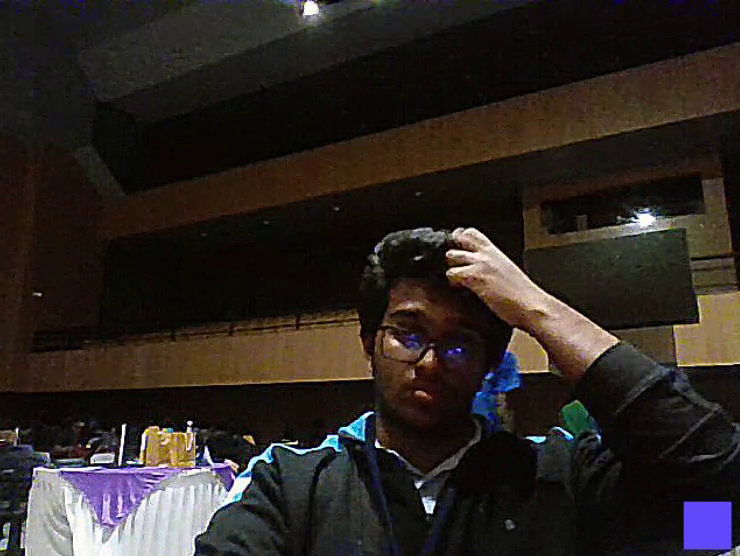
#> input picture frame 46 of storage/liveness_videos/liveness_1763242903.mp4, 740 x 556 px, given in place of the camera
$ python dynamic_watermarker.py
#> lines starting #> are read from the running program, lines starting #| are printed output that depends on the picture; after the words box and inside, x2 and y2 are one past the last pixel; in counts of white or black regions, pixels touching at a corner belong together
import cv2
import numpy as np
import time
import hmac
import hashlib
from datetime import datetime

# --- 1. CONFIGURATION ---
INPUT_VIDEO_FILE = 0 # Set to 0 for the default webcam. Try 1, 2, etc., if 0 fails.
OUTPUT_VIDEO_FILE = 'watermarked_output.mp4'

# This key must be identical in the validator (test_validator.py).
SERVER_SECRET_KEY = b"YourUnbreakableWatermarkSecretKey12345"

# Opacity/Visibility settings
VISIBILITY_FLIP_INTERVAL_SECONDS = 10

# --- 2. CRYPTOGRAPHIC TOKEN LOGIC (HMAC-SHA256) ---

def generate_hmac_token():
    """
    Generates a unique 4-digit token based on HMAC-SHA256, ensuring non-sequential jumps.
    """
    current_time_seconds = int(time.time())

    # The message is the time, converted to bytes
    message = str(current_time_seconds).encode('utf-8')

    # 1. Compute the HMAC hash
    hmac_digest = hmac.new(
        key=SERVER_SECRET_KEY,
        msg=message,
        digestmod=hashlib.sha256
    ).hexdigest()

    # 2. TRUNCATE and Convert to a small integer (0000-9999)
    last_4_hex = hmac_digest[-4:]
    token_int = int(last_4_hex, 16)
    final_token = token_int % 10000

    # Format as a 4-digit string with leading zeros
    return f"{final_token:04d}"

def get_current_opacity():
    """
    Determines the current watermark opacity for the adaptive visibility effect.
    """
    current_time_seconds = int(time.time())

    # Opacity is High (1.0) for 10s, Low (0.2) for the next 10s.
    if current_time_seconds % (VISIBILITY_FLIP_INTERVAL_SECONDS * 2) < VISIBILITY_FLIP_INTERVAL_SECONDS:
        return 1.0 # High Opacity (Fully visible text)
    else:
        return 0.2 # Low Opacity (Faint text)


def generate_watermark_text():
    """
    Creates the complete dynamic watermark signature.
    """
    token = generate_hmac_token()
    dt_now = datetime.now().strftime("%Y%m%d-%H%M%S")

    signature = f"TST-H:{token} | T:{dt_now}"
    return signature

# --- 3. WATERMARK EMBEDDING FUNCTION ---
def embed_watermark(frame, watermark_text, rect_alpha_multiplier):
    H, W = frame.shape[:2]
    font = cv2.FONT_HERSHEY_SIMPLEX
    font_scale = 0.7
    font_thickness = 2

    text_size = cv2.getTextSize(watermark_text, font, font_scale, font_thickness)[0]
    text_width, text_height = text_size[0], text_size[1]

    padding = 10
    text_x = W - text_width - padding
    text_y = H - padding

    # 1. Draw a semi-transparent black rectangle for contrast
    overlay = frame.copy()
    rect_color = (0, 0, 0)

    rect_alpha = 0.4 * rect_alpha_multiplier

    rect_top_left_x = text_x - padding
    rect_top_left_y = text_y - text_height - padding

    rect_bottom_right_x = W
    rect_bottom_right_y = H

    cv2.rectangle(overlay,
                  (rect_top_left_x, rect_top_left_y),
                  (rect_bottom_right_x, rect_bottom_right_y),
                  rect_color,
                  -1)

    cv2.addWeighted(overlay, rect_alpha, frame, 1 - rect_alpha, 0, frame)

    # 2. Add the text watermark
    text_opacity = rect_alpha_multiplier
    if text_opacity < 1.0:
        text_color = (150, 150, 150)
    else:
        text_color = (255, 255, 255)


    cv2.putText(frame, watermark_text,
                (text_x, text_y),
                font, font_scale, text_color, font_thickness, cv2.LINE_AA)

    return frame

# --- 4. MAIN PROCESSING LOOP ---
def process_dynamic_watermarking(input_source):

#> called with input_source = 0
    cap = cv2.VideoCapture(input_source, cv2.CAP_DSHOW)

    if not cap.isOpened():
        print(f"Error: Could not open video source {input_source}")
        print("Check if camera is available or try changing INPUT_VIDEO_FILE index (0, 1, etc.).")
        return

    frame_width = int(cap.get(cv2.CAP_PROP_FRAME_WIDTH))
    frame_height = int(cap.get(cv2.CAP_PROP_FRAME_HEIGHT))
    fps = cap.get(cv2.CAP_PROP_FPS)

    if fps <= 0.0:
        fps = 30.0

    # --- CODEC INITIALIZATION ---
    CODECS = ['XVID', 'MJPG', 'mp4v', 'DIVX']
    out = None
    for codec_name in CODECS:
        try:
            fourcc = cv2.VideoWriter_fourcc(*codec_name)
            out = cv2.VideoWriter(OUTPUT_VIDEO_FILE, fourcc, fps, (frame_width, frame_height))
            if out.isOpened():
                print(f"Successfully initialized video writer with codec: **{codec_name}**")
                break
        except Exception:
            continue

    if not out or not out.isOpened():
        print("Fatal Error: Could not find a working codec to write the video file.")
        cap.release()
        return

    print(f"Starting HMAC-TST watermarking. Estimated FPS: {fps:.2f}. ")

    while cap.isOpened():
        ret, frame = cap.read()
#> frame is the input picture: shape (556, 740, 3); mean B, G, R 33.9, 38.1, 44.7
        if not ret:
            break

        # --- DYNAMIC WATERMARK LOGIC (Runs every frame) ---
        opacity_multiplier = get_current_opacity()
        watermark_text = generate_watermark_text()

        # --- EMBEDDING ---
        frame = embed_watermark(frame, watermark_text, opacity_multiplier)
#> in embed_watermark, `cv2.rectangle(overlay, (rect_top_left_x, rect_top_left_y), (rect_botto..`:
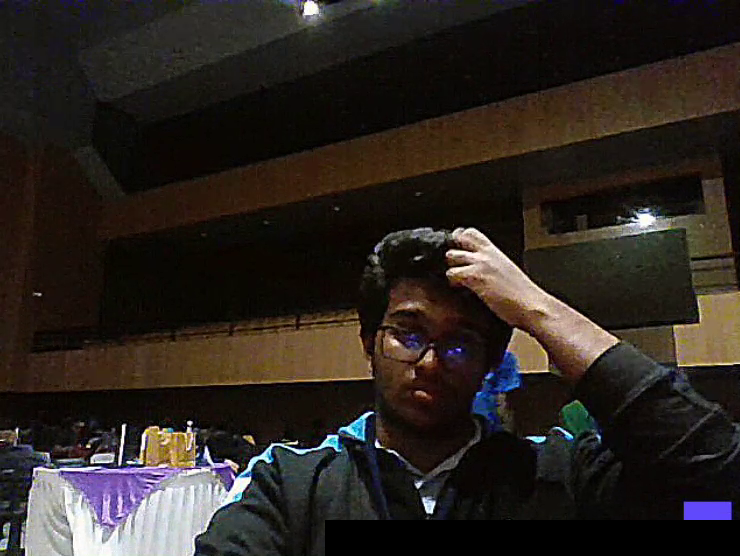
#> overlay: shape (556, 740, 3); 3.63% of pixels changed, all inside (x1, y1, x2, y2) = (325, 520, 740, 556)
#> in embed_watermark, `cv2.putText(frame, watermark_text, (text_x, text_y), font, font_scale,..`:
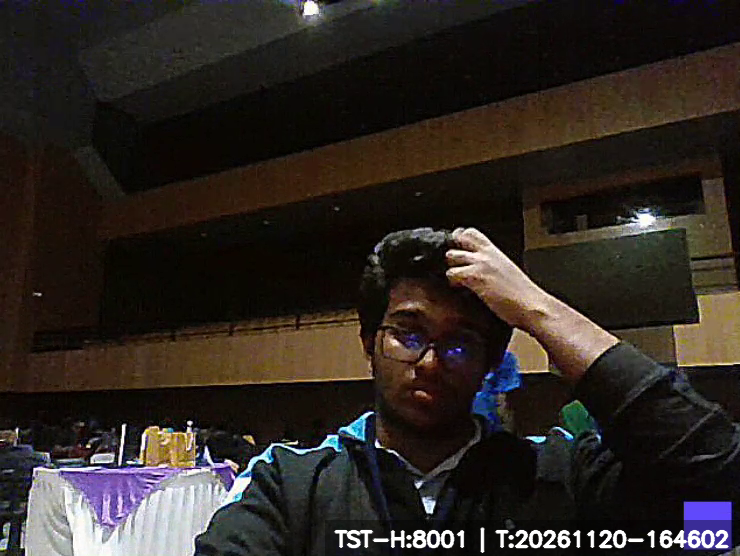
#> frame: shape (556, 740, 3); mean B, G, R 35, 39.5, 46.2

        out.write(frame)
        cv2.imshow('HMAC-TST Watermarked Stream', frame)

        if cv2.waitKey(1) & 0xFF == ord('q'):
#> (key q is pressed here)
            break

    # Cleanup
    cap.release()
    if out:
        out.release()
    cv2.destroyAllWindows()
    print(f"\nFinished processing. Output saved to {OUTPUT_VIDEO_FILE}")

# --- EXECUTE ---
# This call is required for the webcam to open and the loop to start.
process_dynamic_watermarking(INPUT_VIDEO_FILE)

$ run again, starting later in the video
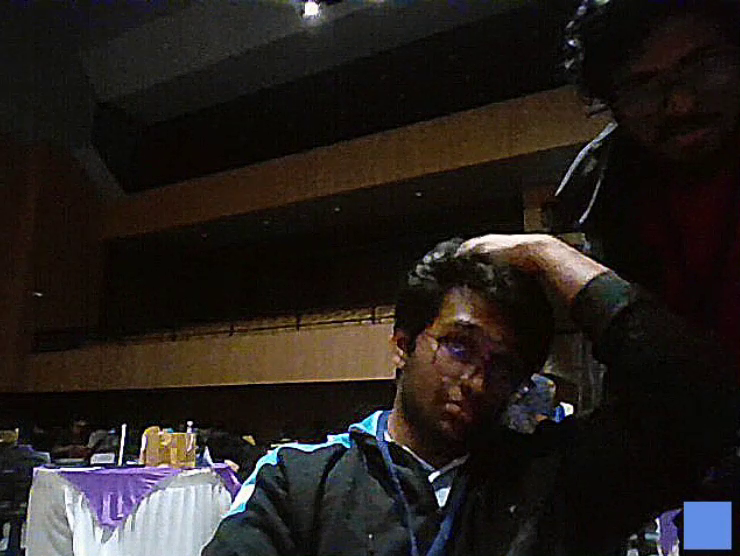
#> input picture frame 209 of storage/liveness_videos/liveness_1763242903.mp4, 740 x 556 px, given in place of the camera
#> in process_dynamic_watermarking, frame is the input picture: shape (556, 740, 3); mean B, G, R 29.1, 32.2, 37.6
#> in embed_watermark, `cv2.rectangle(overlay, (rect_top_left_x, rect_top_left_y), (rect_botto..`:
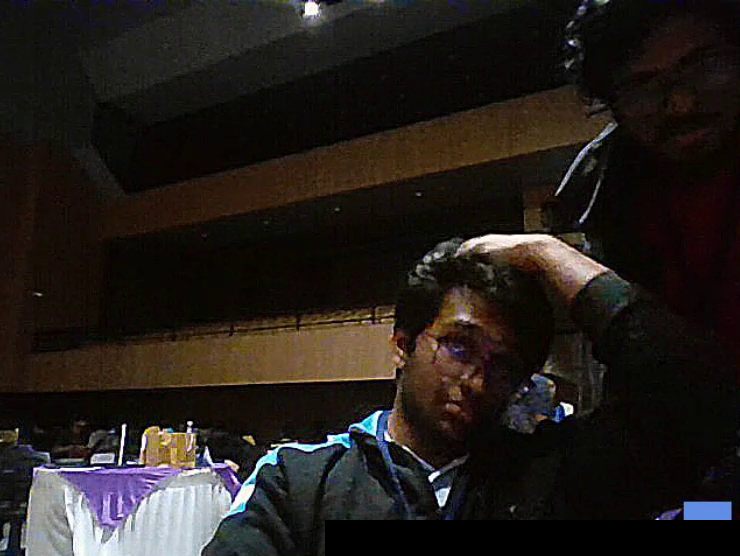
#> overlay: shape (556, 740, 3); 3.63% of pixels changed, all inside (x1, y1, x2, y2) = (325, 520, 740, 556)
#> in embed_watermark, `cv2.putText(frame, watermark_text, (text_x, text_y), font, font_scale,..`:
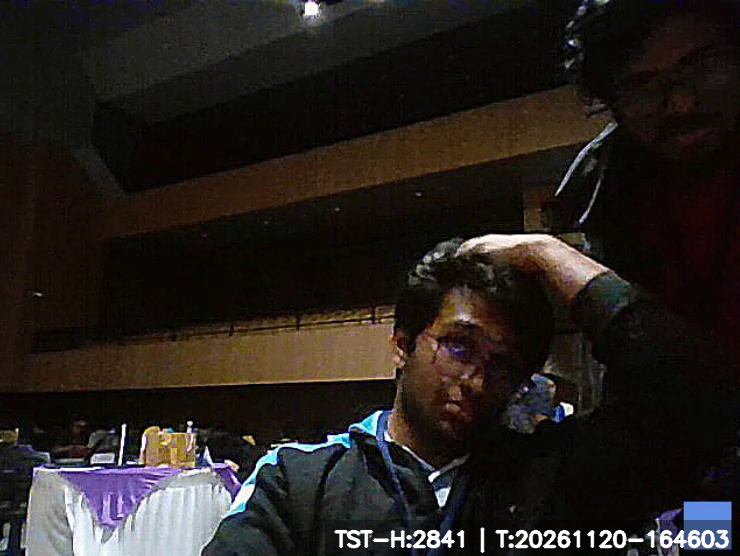
#> frame: shape (556, 740, 3); mean B, G, R 30, 33.4, 38.9

$ run again, starting later in the video
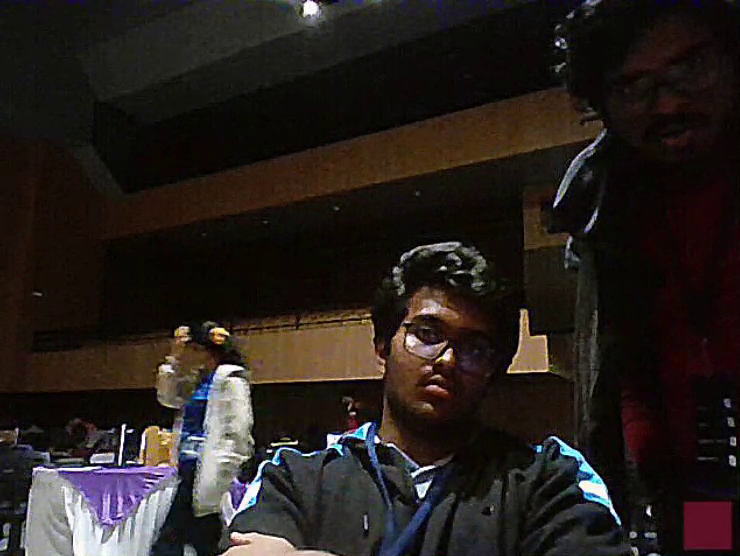
#> input picture frame 372 of storage/liveness_videos/liveness_1763242903.mp4, 740 x 556 px, given in place of the camera
#> in process_dynamic_watermarking, frame is the input picture: shape (556, 740, 3); mean B, G, R 29.3, 32.4, 39.4
#> in embed_watermark, `cv2.rectangle(overlay, (rect_top_left_x, rect_top_left_y), (rect_botto..`:
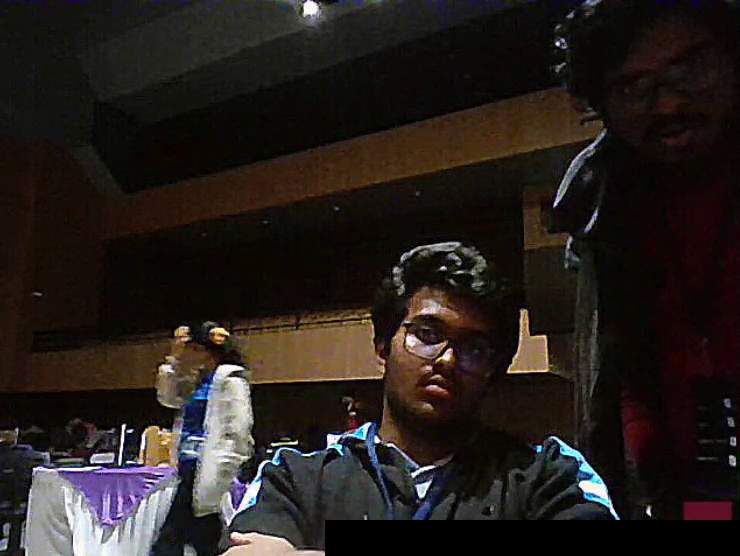
#> overlay: shape (556, 740, 3); 3.62% of pixels changed, all inside (x1, y1, x2, y2) = (325, 520, 740, 556)
#> in embed_watermark, `cv2.putText(frame, watermark_text, (text_x, text_y), font, font_scale,..`:
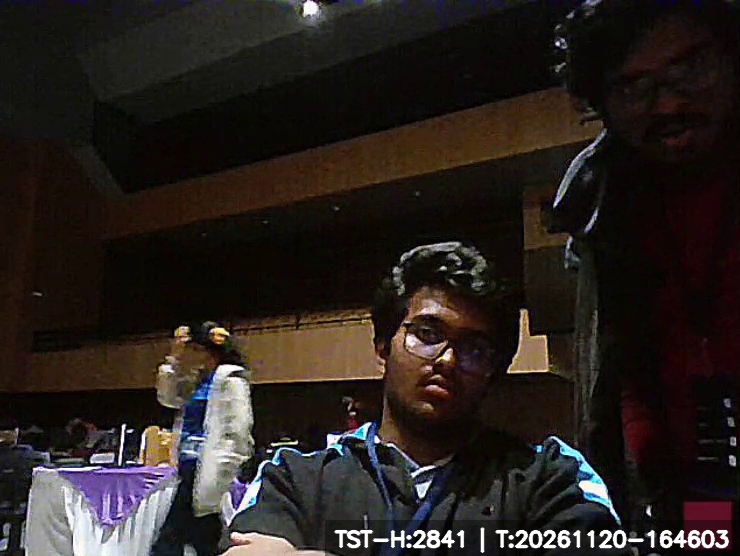
#> frame: shape (556, 740, 3); mean B, G, R 30.5, 33.8, 40.6
